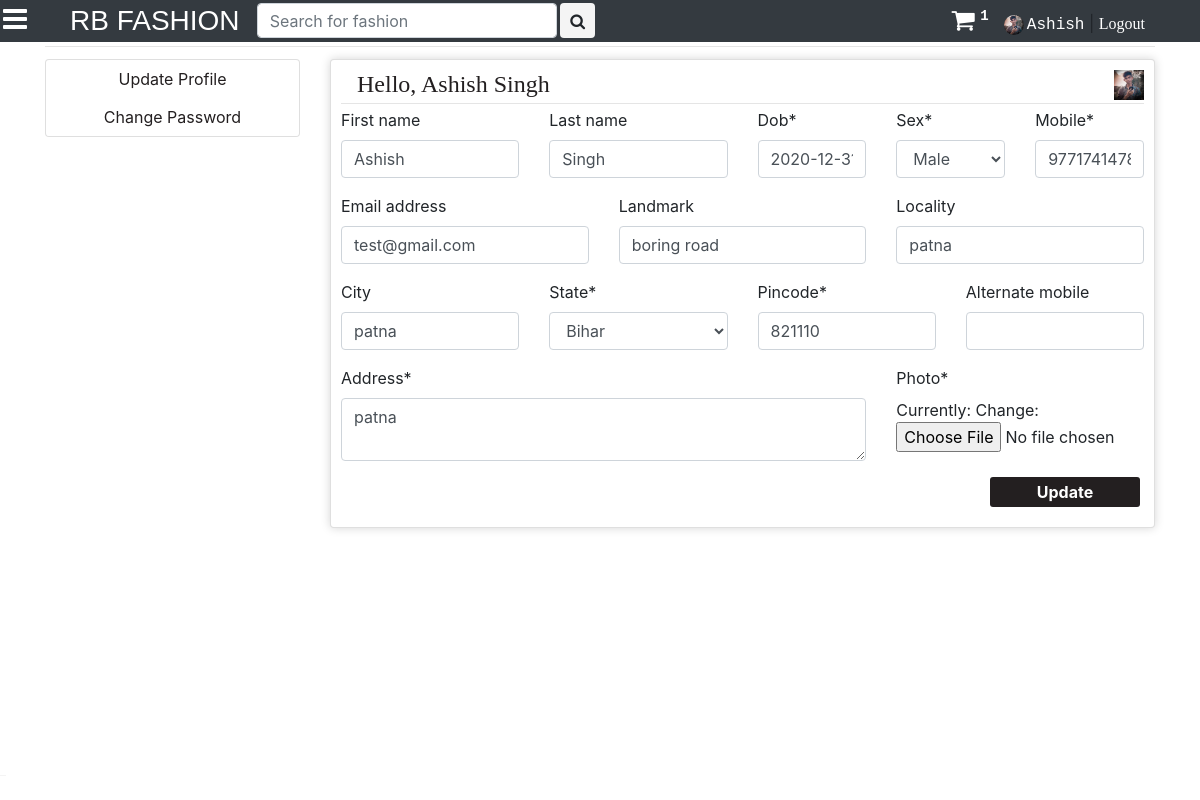
Screenshot of /account_settings/ (signed in) with the database file from the repository.
### main/models.py (models this page shows, shortened)
class UserDetail(models.Model):
	SEX_CHOICES = (("Male",'Male'),("Female",'Female'),("Other",'Other'))
	STATE_CHOICES = (
		("Andaman & Nicobar Islands",'Andaman & Nicobar Islands'),
		("Andhra Pradesh",'Andhra Pradesh'),
		("Arunachal Pradesh",'Arunachal Pradesh'),
		("Assam",'Assam'),
		("Bihar",'Bihar'),
		("Chandigarh",'Chandigarh'),
		("Chhattisgarh",'Chhattisgarh'),
		("Dadra & Nagar Haveli",'Dadra & Nagar Haveli'),
		("Daman and Diu",'Daman and Diu'),
		("Delhi",'Delhi'),
		("Goa",'Goa'),
		("Gujarat",'Gujarat'),
		("Haryana",'Haryana'),
		("Himachal Pradesh",'Himachal Pradesh'),
		("Jammu & Kashmir",'Jammu & Kashmir'),
		("Jharkhand",'Jharkhand'),
		("Karnataka",'Karnataka'),
		("Kerala",'Kerala'),
		("Lakshadweep",'Lakshadweep'),
		("Madhya Pradesh",'Madhya Pradesh'),
		("Maharashtra",'Maharashtra'),
		("Manipur",'Manipur'),
		("Meghalaya",'Meghalaya'),
		("Mizoram",'Mizoram'),
		("Nagaland",'Nagaland'),
		("Odisha",'Odisha'),
		("Puducherry",'Puducherry'),
		("Punjab",'Punjab'),
		("Rajasthan",'Rajasthan'),
		("Sikkim",'Sikkim'),
		("Tamil Nadu",'Tamil Nadu'),
		("Telangana",'Telangana'),
		("Tripura",'Tripura'),
		("Uttarakhand",'Uttarakhand'),
		("Uttar Pradesh",'Uttar Pradesh'),
		("West Bengal",'West Bengal'),
		)
	user = models.OneToOneField(User, on_delete=models.CASCADE,primary_key=True)
	dob = models.DateField(null = True)
	photo = models.ImageField(default='default.png',upload_to='user_photos')
	mobile = models.CharField(max_length=10,null=True)
	alternate_mobile = models.CharField(max_length=10,null=True,blank=True)
	address = models.TextField()
	pincode = models.CharField(max_length=6, null=True)
	landmark = models.CharField(max_length=500, null=True, blank=True)
	locality = models.CharField(max_length=100, null=True, blank=True)
	city = models.CharField(max_length=100, null=True, blank=True)
	state = models.CharField(max_length=50,choices=STATE_CHOICES, null=True)
	sex = models.CharField(max_length=6,choices=SEX_CHOICES, null=True)

### main/views.py (the view)
# urls.py: path('account_settings/', views.account_settings, name="account_settings"),
@login_required
def account_settings(request):
	if request.method == 'POST':
		s_form = UpdateUserDetailForm(request.POST, request.FILES, instance=request.user.userdetail)
		u_form = UserUpdateForm(request.POST, instance=request.user)
		if s_form.is_valid() and u_form.is_valid():
			s_form.save()
			u_form.save()
			messages.success(request, f'Your Account has been Updated!')
			return redirect("account_settings")
		pass_change_form = PasswordChangeForm(request.user, request.POST)
		if pass_change_form.is_valid():
			user = pass_change_form.save()
			update_session_auth_hash(request, user)  # Important!
			messages.success(request, 'Your password was successfully updated!')
			return redirect('account_settings')
		else:
			messages.error(request, 'Please correct the error below.')
	else:
		s_form = UpdateUserDetailForm(instance=request.user.userdetail)
		u_form = UserUpdateForm(instance=request.user)
		pass_change_form = PasswordChangeForm(request.user)
	detl = {
		'u_form':u_form,
		's_form':s_form,
		'pass_change_form':pass_change_form,
		'title':'User Account Settings',
		'cart_element_no' : len([p for p in Cart.objects.all() if p.user == request.user]),
		'category':category.objects.all(),
		}
	return render(request, 'main/account_settings.html', detl)

### main/forms.py
class UserUpdateForm(forms.ModelForm):
	class Meta:
		model = User
		fields = [
			'first_name',
			 'last_name',
			 'email',
		]

class UpdateUserDetailForm(forms.ModelForm):
	class Meta:
		model = UserDetail
		fields = [
			'dob',
			'photo',
			'mobile',
			'alternate_mobile',
			'address',
			'pincode',
			'landmark',
			'locality',
			'city',
			'state',
			'sex',
		]

### main/templatetags/app_tags.py (called while the page is built)
@register.filter(name='split')
def split(str, key):
    return str.split(key)

### saler/models.py (called while the page is built)
	def __str__(self):
		return f'{self.name}'

### main/templates/main/account_settings.html (shortened to what this page needs)
{% extends "main/base.html" %}
{% load static %}
{% load crispy_forms_tags %}
{% block main_body %}
<div class="container">
	<hr class="mb-1 mt-1">
	<div class="row">
		<div class="col-md-3 mt-2">
			<div class="card">
				<button type="button" class="btn" onclick="change('account_update')"
					style="border-bottom: solid 1px #fff;"><a href="#detail">Update Profile</a></button>
				<button type="button" class="btn" onclick="change('change_pass')"
					style="border-bottom: solid 1px #fff;"><a href="#detail">Change Password</a></button>
			</div>
		</div>
		<div class="col-md-9 mt-2">
			<div class="card detail" id="account_update" style="display: block; padding: 10px;padding-bottom: 50px;">
				<h4 class="ml-3 mt-2" style="color: #231f20; font-family: Comic Sans MS; display: inline;">Hello,
					{{request.user.first_name}} {{request.user.last_name}}</h4><img
					src="{{ request.user.userdetail.photo.url }}" style="float: right; height: 30px; width: 30px">
				<hr class="mt-1 mb-0">
				<form method="POST" class="signup_form mt-1" enctype="multipart/form-data">
					<div class="row">
						<div class="form-group col-md-3 mb-0">
							{{ u_form.first_name | as_crispy_field }}
						</div>
						<div class="form-group col-md-3 mb-0">
							{{ u_form.last_name | as_crispy_field }}
						</div>
						<div class="form-group col-md-2 mb-0">
							{{ s_form.dob | as_crispy_field }}
						</div>
						<div class="form-group col-md-2 mb-0">
							{{ s_form.sex | as_crispy_field }}
						</div>
						<div class="form-group col-md-2 mb-0">
							{{ s_form.mobile | as_crispy_field }}
						</div>
					</div>
					<div class="row">
						<div class="form-group col-md-4 mb-0">
							{{ u_form.email | as_crispy_field }}
						</div>
						<div class="form-group col-md-4 mb-0">
							{{ s_form.landmark | as_crispy_field }}
						</div>
						<div class="form-group col-md-4 mb-0">
							{{ s_form.locality | as_crispy_field }}
						</div>
					</div>
					<div class="row">
						<div class="form-group col-md-3 mb-0">
							{{ s_form.city | as_crispy_field }}
						</div>
						<div class="form-group col-md-3 mb-0">
							{{ s_form.state | as_crispy_field }}
						</div>
						<div class="form-group col-md-3 mb-0">
							{{ s_form.pincode | as_crispy_field }}
						</div>
						<div class="form-group col-md-3 mb-0">
							{{ s_form.alternate_mobile | as_crispy_field }}
						</div>
					</div>
					<div class="row">
						<div class="form-group col-md-8 mb-0">
							{{ s_form.address | as_crispy_field }}
						</div>
						<div class="form-group col-md-4 mb-0 removeing">
							{{ s_form.photo | as_crispy_field }}
						</div>
					</div>
					<section class="mr-1">
						<button type="submit" class="sub_btn" style="float: right;">Update</button>
					</section>
				</form>
			</div>
		</div>
	</div>
</div>
{% endblock main_body %}

### main/templates/main/base.html (shortened to what this page needs)
<!DOCTYPE html>
<html>
<head>
	{% load static %}
	{% load app_tags %}
	<link href="{% static 'main/css/bootstrap.min.css' %}" rel="stylesheet" type="text/css" media="all" />
	<link href="{% static 'main/css/style.css' %}" rel="stylesheet" type="text/css" media="all" />
	<link href="{% static 'saler/font-awesome/css/font-awesome.min.css' %}" rel="stylesheet">
	<link rel="stylesheet" href="https://cdn.jsdelivr.net/npm/@fortawesome/fontawesome-free@5.15.4/css/fontawesome.min.css">
</head>
<body>
	<nav class="main_nav bg-dark" id="main_nav">
		<div class="container">
			<div class="nav_links col-sm-6">
				<a href="{% url 'home' %}" class="logo" style="font-family: Arial, Helvetica, sans-serif;">RB FASHION</i></a>
				<form class="form-inline my-2 my-lg-0 serch" action="/search">
					<input class="form-control mr-sm-1" style="margin-left:5px;" type="search" placeholder="Search for fashion"
						aria-label="Search" name="query">
					<button class="btn" type="submit" style="margin-left:-5px;"><i class="fa fa-search"
							aria-hidden="true"></i></button>
				</form>
			</div>
			<div class="user_links pt-1" style="display:block;">
				<a href="{% url 'main_cart' %}" style="font-size: 25px; color: #fff; margin-right: 5px;"><i
						class="fa fa-shopping-cart" aria-hidden="true"></i><sup><span class="badge"
							id="cart_no">{{cart_element_no}}</span></sup></a>
				{% if request.user.is_authenticated %}
				<a href="##" data-container="body" data-toggle="popover" data-placement="bottom" data-trigger="focus"
					data-html="true"
					data-content="<a href='{% url 'myorders' %}'>My Order</a><br><a href='{% url 'account_settings' %}'>Account Settings</a>"><img
						src="{{request.user.userdetail.photo.url}}"
						style="height: 20px; width: 20px; border-radius: 10px; margin-right: 3px;">{{request.user.first_name}}</a>&nbsp;|
				<a class="h6" style="font-family:Times New Roman;" href="{% url 'logout' %}">Logout</a>
				{% endif %}
			</div>
		</div>
	</nav>
	<header id="navheader">
		<section class="social_media">
		</section>
	</header>
	<a class="menu_bar"><i class="fa fa-bars" style="color: #fff;" aria-hidden="true"></i></a>
	<main class="" id="menu_close">
		{% block main_body %}
		{% endblock main_body %}
	</main>
</body>
</html>

### main/static/main/css/style.css (style rules this page uses)
body a { text-decoration:none; transition:0.5s all; -webkit-transition:0.5s all; -moz-transition:0.5s all; -o-transition:0.5s all; -ms-transition:0.5s all; }
.menu_bar { position: fixed; top: -2px; left: 3px; z-index: 99; color: #fff; font-size: 28px; }
main { transition: all 300ms linear; padding-top: 42px; }
.main_nav input { height: 35px; }
.main_nav button { background-color: #f4f4f4; height: 35px; padding: 0 9px 0 9px; }
.main_nav { height: 42px; width: 100%; position: fixed; background-color: rgba(255, 255, 255, 0.034); z-index: 99; }
.main_nav .serch { display: inline; float: right; padding: 3px 0 0 10px; }
.main_nav .serch input { width: 300px; }
.main_nav .nav_links { float: left; margin-left: 10px; }
.main_nav .nav_links .logo { font-size: 28px; font-family:Impact, Haettenschweiler, 'Arial Narrow Bold', sans-serif; color: #fff; }
.main_nav .nav_links a { font-family: Ro; color: #fff; }
.main_nav .user_links { float: right; margin-right: 10px }
.main_nav .user_links a { font-family: Courier New; color: #fff; }
header { transition: all 300ms linear; top: 42px; left: -200px; height: 100%; width: 200px; background-color: #231f20; position: fixed; color: #fff; overflow: unset; z-index: 99; }
header .social_media { margin-left: 1px; bottom: 0; position: fixed; border-top: #f4f4f4 1px solid; }

### main/templates/main/account_settings.html (style rules this page uses)
.btn a { color: #231f20; text-decoration: none; }
.detail { -webkit-box-shadow: 0 0 10px rgba(0, 0, 0, 0.17); -moz-box-shadow: 0 0 10px rgba(0, 0, 0, 0.17); -ms-box-shadow: 0 0 10px rgba(0, 0, 0, 0.17); -o-box-shadow: 0 0 10px rgba(0, 0, 0, 0.17); box-shadow: 0 0 10px rgba(0, 0, 0, 0.17); }
.form-group textarea { height: 63px; }
.sub_btn { height: 30px; width: 150px; color: #fff; font-weight: bold; border: 0; border-radius: 3px; background-color: #231f20; }

### rows the page displays
UserDetail: dob "2020-12-31", sex "Male", mobile "9771741478", landmark "boring road", locality "patna", city "patna", state "Bihar", pincode "821110", address "patna"

### other values shown
{{ cart_element_no }} "1"
{{ request.user.first_name }} "Ashish"
{{ request.user.last_name }} "Singh"
